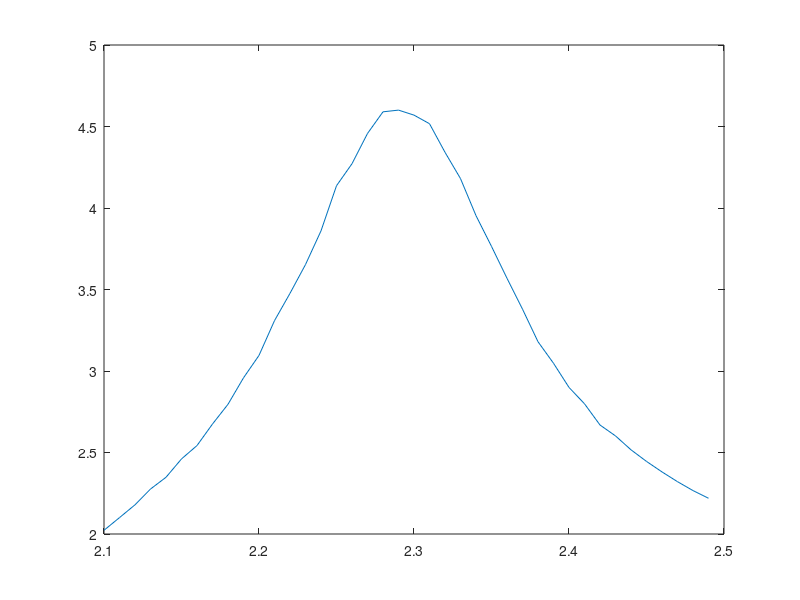

This chart was generated by the following MATLAB code:
e_var = [4.24789, 4.43211, 4.61965, 4.84752, 5.02474, 5.29031, 5.49212, 5.80416, 6.09492, 6.47836, 6.81053, 7.31273, 7.71795, 8.14629, 8.64588, 9.30732, 9.65411, 10.1177, 10.4654, 10.5352, 10.5105, 10.4345, 10.073, 9.74028, 9.25026, 8.84658, 8.42217, 8.00927, 7.56747, 7.28359, 6.95831, 6.74513, 6.45814, 6.32252, 6.14037, 5.99106, 5.8569, 5.73294, 5.62076, 5.52605, ];
m_var = [2.03628, 2.37456, 2.52332, 3.03552, 3.30746, 3.93384, 5.34793, 7.38954, 6.52555, 10.8049, 10.3309, 13.7541, 16.3914, 20.3513, 25.4738, 34.4982, 39.4027, 47.2362, 56.2389, 60.3867, 65.4288, 70.1995, 72.005, 70.7564, 68.1222, 65.6726, 61.9633, 57.7788, 52.7738, 49.5368, 45.6064, 42.4077, 38.3078, 36.0953, 33.2265, 30.8309, 28.5296, 26.5585, 25.3011, 23.3249, ];
mean_mag = [0.831282, 0.825339, 0.819522, 0.812715, 0.805902, 0.798043, 0.85657, 0.801618, 0.770883, 0.781824, 0.785026, 0.770227, 0.754643, 0.736775, 0.715656, 0.688511, 0.664945, 0.633232, 0.599961, 0.568866, 0.531043, 0.492007, 0.452688, 0.423493, 0.39173, 0.361525, 0.335056, 0.312595, 0.289187, 0.273662, 0.254432, 0.242539, 0.226754, 0.218379, 0.206146, 0.196499, 0.188282, 0.179374, 0.175861, 0.167669, ];
temperatures = [2.1, 2.11, 2.12, 2.13, 2.14, 2.15, 2.16, 2.17, 2.18, 2.19, 2.2, 2.21, 2.22, 2.23, 2.24, 2.25, 2.26, 2.27, 2.28, 2.29, 2.3, 2.31, 2.32, 2.33, 2.34, 2.35, 2.36, 2.37, 2.38, 2.39, 2.4, 2.41, 2.42, 2.43, 2.44, 2.45, 2.46, 2.47, 2.48, 2.49, ];
test = e_var./temperatures;
plot(temperatures,test)
